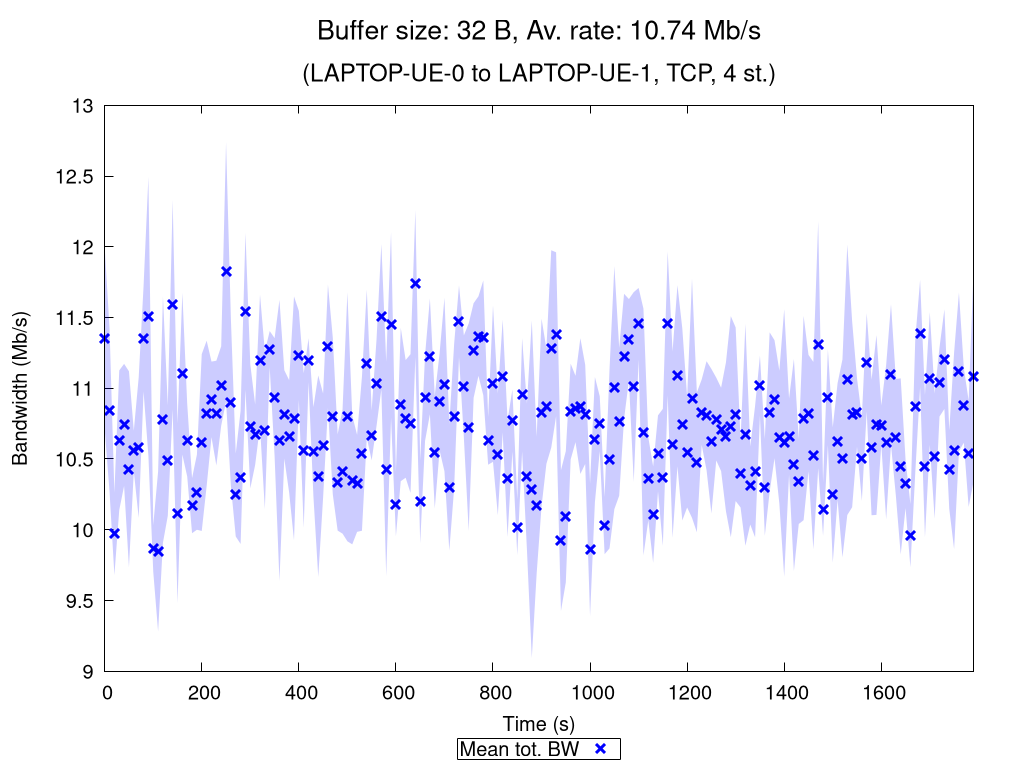

Source code (gnuplot):
set terminal pngcairo nocrop enhanced size 1024,768 font "Verdana,15"
set output "TCP_4_st_2020_10_18_09-41-26_one2two_00032B.png"

set title "{/=20 Buffer size: 32 B, Av. rate: 10.74 Mb/s}\n\n{/=18 (LAPTOP-UE-0 to LAPTOP-UE-1, TCP, 4 st.)}"

set xlabel "Time (s)"
set ylabel "Bandwidth (Mb/s)"
set ytics nomirror
set key bmargin center horizontal box samplen 1 width -1
set bmargin 4.6
set rmargin 4.5

rf = 1000000.0  # rate factor
set style fill transparent solid 0.2 noborder
set autoscale xfix
plot "TCP_4_st_2020_10_18_09-41-26_one2two_00032B_iperf_processed.dat" using 1:($2/rf-$3/rf):($2/rf+$3/rf) with filledcurves lc rgb "blue" notitle, \
     "" using 1:($2/rf) with points pt 2 ps 1.5 lw 3 lc rgb "blue" title "Mean tot. BW", \
